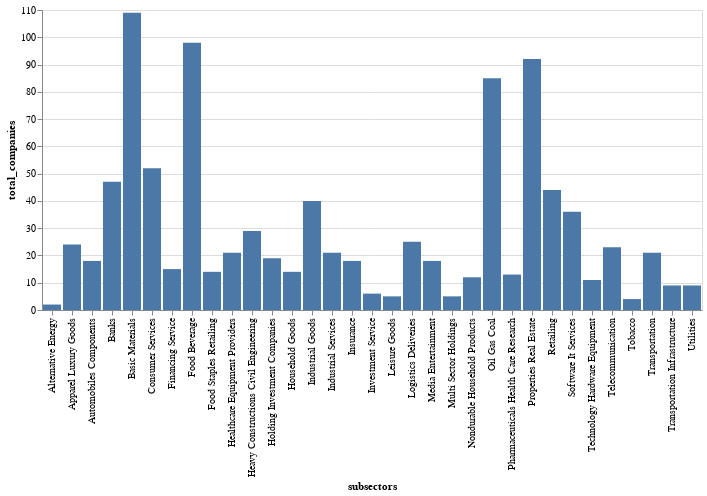

The notebook cell this image was saved under:
### Code cell
alt.Chart(df_grouped).mark_bar().encode(x='subsectors', y='total_companies')

### Figure 1 — Vega-Lite specification as saved in the notebook (floating-point values rounded to 4 significant figures)
{"config": {"view": {"continuousWidth": 300, "continuousHeight": 300}}, "data": {"name": "data-36dd2731af9d4248f92320c9d24c7022"}, "mark": {"type": "bar"}, "encoding": {"x": {"field": "subsectors", "type": "nominal"}, "y": {"field": "total_companies", "type": "quantitative"}}, "$schema": "https://vega.github.io/schema/vega-lite/v5.20.1.json", "datasets": {"data-36dd2731af9d4248f92320c9d24c7022": [{"subsectors": "Alternative Energy", "total_companies": 2}, {"subsectors": "Apparel Luxury Goods", "total_companies": 24}, {"subsectors": "Automobiles Components", "total_companies": 18}, {"subsectors": "Banks", "total_companies": 47}, {"subsectors": "Basic Materials", "total_companies": 109}, {"subsectors": "Consumer Services", "total_companies": 52}, {"subsectors": "Financing Service", "total_companies": 15}, {"subsectors": "Food Beverage", "total_companies": 98}, {"subsectors": "Food Staples Retailing", "total_companies": 14}, {"subsectors": "Healthcare Equipment Providers", "total_companies": 21}, {"subsectors": "Heavy Constructions Civil Engineering", "total_companies": 29}, {"subsectors": "Holding Investment Companies", "total_companies": 19}, {"subsectors": "Household Goods", "total_companies": 14}, {"subsectors": "Industrial Goods", "total_companies": 40}, {"subsectors": "Industrial Services", "total_companies": 21}, {"subsectors": "Insurance", "total_companies": 18}, {"subsectors": "Investment Service", "total_companies": 6}, {"subsectors": "Leisure Goods", "total_companies": 5}, {"subsectors": "Logistics Deliveries", "total_companies": 25}, {"subsectors": "Media Entertainment", "total_companies": 18}, {"subsectors": "Multi Sector Holdings", "total_companies": 5}, {"subsectors": "Nondurable Household Products", "total_companies": 12}, {"subsectors": "Oil Gas Coal", "total_companies": 85}, {"subsectors": "Pharmaceuticals Health Care Research", "total_companies": 13}, {"subsectors": "Properties Real Estate", "total_companies": 92}, {"subsectors": "Retailing", "total_companies": 44}, {"subsectors": "Software It Services", "total_companies": 36}, {"subsectors": "Technology Hardware Equipment", "total_companies": 11}, {"subsectors": "Telecommunication", "total_companies": 23}, {"subsectors": "Tobacco", "total_companies": 4}, {"subsectors": "Transportation", "total_companies": 21}, {"subsectors": "Transportation Infrastructure", "total_companies": 9}, {"subsectors": "Utilities", "total_companies": 9}]}}
